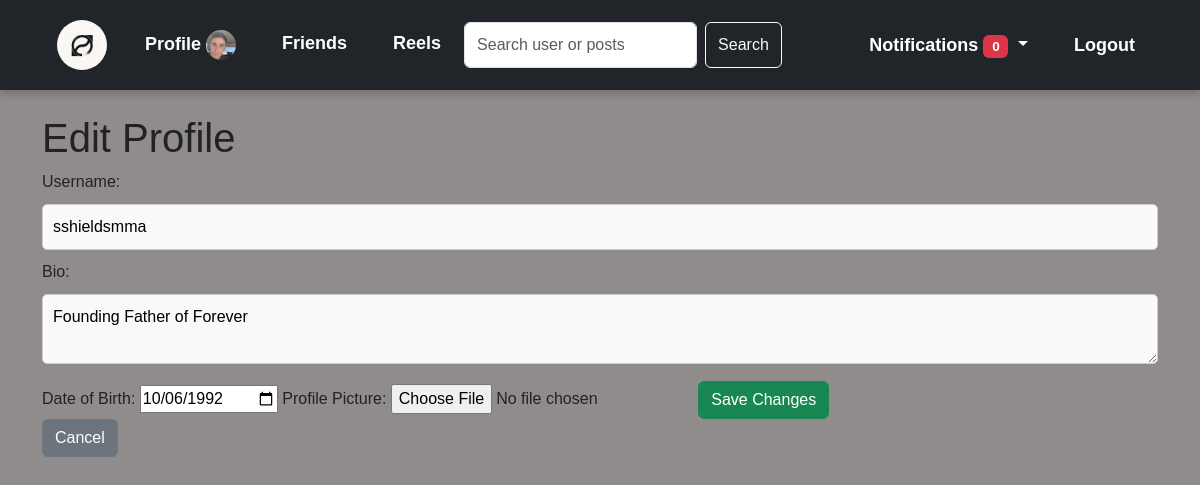
The page /edit-profile (signed in) on the database its author committed.
### app/models.py (models this page shows, shortened)
class User(db.Model, UserMixin):
    id = db.Column(db.Integer, primary_key=True)
    email = db.Column(db.String(120), unique=True, nullable=False)
    first_name = db.Column(db.String(120), nullable=False)
    last_name = db.Column(db.String(120), nullable=False)
    username = db.Column(db.String(120), nullable=False)
    password = db.Column(db.String(255), nullable=False)
    date_of_birth = db.Column(db.Date, nullable=False)
    bio = db.Column(db.Text, nullable=True, default="Hi")
    profile_picture = db.Column(db.String(255), default='/static/default_profile.png')
    friends = db.relationship(
        'User',
        secondary=friends_table,
        primaryjoin=(friends_table.c.user_id == id),
        secondaryjoin=(friends_table.c.friend_id == id),
        backref=db.backref('friend_list', lazy='dynamic'),
        lazy='dynamic'
    )

### app/routes/users.py (the view, shortened to what this page needs)
@users.route('/edit-profile', methods=['GET', 'POST'])
@login_required
def edit_profile():
    return render_template('edit_profile.html', user=current_user)

### app/models.py (called while the page is built)
@login_manager.user_loader
def load_user(user_id):
    return User.query.get(int(user_id))

### app/templates/edit_profile.html
{% extends "layout.html" %}
{% block content %}
<div class="edit-profile-container">
    <h1>Edit Profile</h1>
    <form method="POST" enctype="multipart/form-data">
        <label for="username">Username:</label>
        <input type="text" name="username" value="{{ user.username }}" required>
        <label for="bio">Bio:</label>
        <textarea name="bio">{{ user.bio }}</textarea>
        <label for="date_of_birth">Date of Birth:</label>
        <input type="date" name="date_of_birth" value="{{ user.date_of_birth }}">
        <label for="profile_picture">Profile Picture:</label>
        <input type="file" name="profile_picture" accept="image/*">
        <button type="submit" class="btn btn-success">Save Changes</button>
    </form>
    <a href="{{ url_for('users.profile') }}" class="btn btn-secondary">Cancel</a>
</div>
{% endblock %}

### app/templates/navbar.html (shortened to what this page needs)
<nav class="navbar navbar-expand-lg navbar-dark bg-dark">
    <div class="container">
        <a class="navbar-brand" href="{{ url_for('main.index') }}">
            <img src="{{ url_for('static', filename='images/logo.png') }}" width="30" height="30" class="d-inline-block align-top" alt="">
        </a>
        <div class="collapse navbar-collapse" id="navbarNav">
            <ul class="navbar-nav me-auto">
                {% if current_user.is_authenticated %}
                <li class="nav-item">
                    <a class="nav-link" href="{{ url_for('users.profile', user_id=current_user.id) }}">
                        Profile <img src="{{ url_for('static', filename='images/profile_pics/' + current_user.profile_picture) }}?v={{ current_user.id }}" alt="Profile Picture"
                        style="width: 30px; height: 30px; border-radius: 50%;" >
                    </a>
                </li>
                {% if current_user.is_authenticated %}
                <li class="nav-item">
                    <a class="nav-link" href="{{ url_for('users.friends_list', user_id=current_user.id) }}">Friends</a>
                </li>
                {% endif %}
                <li class="nav-item">
                    <a class="nav-link" href="{{ url_for('reels.get_reels') }}">Reels</a>
                </li>
                <form class="d-flex ms-auto" action="{{ url_for('main.search') }}" method="get">
                    <input class="form-control me-2" type="search" name="query" placeholder="Search user or posts" aria-label="Search">
                    <button class="btn btn-outline-light" type="submit">Search</button>
                </form>
            </ul>
            <ul class="navbar-nav">
                <li class="nav-item dropdown">
                    <a class="nav-link dropdown-toggle" href="#" id="navbarDropdown" role="button" data-bs-toggle="dropdown" aria-expanded="false">
                        Notifications <span class="badge bg-danger">{{ pending_requests|length }}</span>
                    </a>
                </li>
                <li class="nav-item">
                    <a class="nav-link" href="{{ url_for('auth.logout') }}">Logout</a>
                </li>
                {% endif %}
            </ul>
        </div>
    </div>
</nav>

### app/static/styles.css (style rules this page uses)
body { font-family: 'Arial', sans-serif; background-color: #918c8c; margin: 0; padding: 0; color: #222; }
a { text-decoration: none; color: #C9A227; }
.navbar { background-color: black; padding: 15px 20px; display: flex; justify-content: space-between; align-items: center; box-shadow: 0 4px 8px rgba(0, 0, 0, 0.2); }
.navbar a { color: white; font-weight: bold; font-size: 18px; margin: 0 15px; }
.navbar-brand img { width: 50px; height: 50px; border-radius: 50%; }
input[type="text"], input[type="email"], input[type="password"], textarea { width: 100%; padding: 10px; margin: 10px 0; border-radius: 5px; border: 1px solid #ccc; background: #f9f9f9; }

### rows shown on the page
User: profile_picture (picture), username "sshieldsmma", bio "Founding Father of Forever", date_of_birth "10/06/1992"

### other values the page prints
{{ pending_requests|length }} "0"
